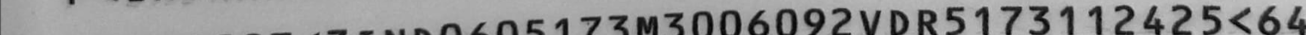
#> input picture scratch/line_1.png, 2611 x 70 px (shown at 1/2 size)
$ python -i specimen_generator.py   (imports and definitions only)
#> lines starting #> are read from the running program, lines starting #| are printed output that depends on the picture
#> further down, picture is the input picture: PIL image 2611x70 L; min 1, max 212, mean 144.3
"""
generators.specimen_generator
-----------------------------
Generates high-fidelity synthetic specimens with authentic Indian formats:
  1. Republic of India Passports (भारत गणराज्य / ICAO TD3 / IND)
  2. Republic of India Visas (Bureau of Immigration - BOI e-Visa)
  3. Indian Aadhaar Cards (UIDAI 12-Digit Verhoeff format)
  4. Indian PAN Cards (Income Tax Department)
  5. Live Traveler Portraits
"""

from dataclasses import dataclass
from datetime import date, timedelta
import math
import os
from pathlib import Path
import random
import re
from typing import Tuple, Dict, Any, Optional
import numpy as np
from PIL import Image, ImageDraw, ImageFont, ImageFilter

from core.validation.mrz_validator import (
    PassportMRZFields,
    pad_mrz,
    compute_check_digit,
)
from core.validation.rule_engine import generate_verhoeff_aadhaar

W_PASS, H_PASS = 1050, 780
W_CARD, H_CARD = 960, 600
W_VISA, H_VISA = 980, 680

INDIAN_FIRST_NAMES = ["AARYAMAN", "PRIYA", "RAVI", "MEERA", "SANJAY", "KAVITA", "ROHIT", "ANJALI", "VIKRAM", "NEHA", "AMIT", "POOJA", "RAHUL", "DIVYA"]
INDIAN_SURNAMES = ["RANA", "SHARMA", "VERMA", "GUPTA", "RAO", "PATEL", "SINGH", "REDDY", "NAIR", "MEHTA", "IYER", "CHAUHAN", "JOSHI", "MALHOTRA"]
INDIAN_CITIES = ["NEW DELHI", "MUMBAI", "BENGALURU", "CHANDIGARH", "HYDERABAD", "CHENNAI", "KOLKATA", "AHMEDABAD", "PUNE", "JAIPUR"]


def _get_font(size: int, bold: bool = False, mono: bool = False) -> ImageFont.ImageFont:
    """Load system font cleanly across macOS and Linux."""
    font_candidates = []
    if os.name == "nt":
        if mono:
            font_candidates = [r"C:\Windows\Fonts\cour.ttf", r"C:\Windows\Fonts\consola.ttf"]
        elif bold:
            font_candidates = [r"C:\Windows\Fonts\arialbd.ttf", r"C:\Windows\Fonts\calibrib.ttf"]
        else:
            font_candidates = [r"C:\Windows\Fonts\arial.ttf", r"C:\Windows\Fonts\calibri.ttf"]
    else:
        if mono:
            font_candidates = ["/System/Library/Fonts/Courier.dfont", "/Library/Fonts/Courier New.ttf", "/usr/share/fonts/truetype/dejavu/DejaVuSansMono.ttf"]
        elif bold:
            font_candidates = ["/System/Library/Fonts/Helvetica.ttc", "/Library/Fonts/Arial Bold.ttf", "/usr/share/fonts/truetype/dejavu/DejaVuSans-Bold.ttf"]
        else:
            font_candidates = ["/System/Library/Fonts/Helvetica.ttc", "/Library/Fonts/Arial.ttf", "/usr/share/fonts/truetype/dejavu/DejaVuSans.ttf"]

    for cand in font_candidates:
        if cand and Path(cand).exists():
            try:
                return ImageFont.truetype(cand, size)
            except Exception:
                pass
    return ImageFont.load_default()


# [61 lines left out: functions _draw_guilloche, _draw_synthetic_portrait, _draw_synthetic_qr, _add_print_grain, not called in this run]


def _draw_indian_immigration_stamp(img: Image.Image, airport="IGI AIRPORT (DELHI)", date_str="15 MAR 2026", color=(180, 30, 40), pos=(560, 340), forged_digital=False) -> Image.Image:
    """Draw a circular Bureau of Immigration (BOI) Indian Airport entry stamp."""
#> called with airport = 'IGI AIRPORT (DELHI)', date_str = '15 MAR 2026', color = (180, 30, 40), pos = (560, 340), forged_digital = False
    overlay = Image.new("RGBA", img.size, (0, 0, 0, 0))
#> overlay: PIL image 2611x70 RGBA; every value is 0
    d = ImageDraw.Draw(overlay)
    x, y = pos
    r = 75

    d.ellipse([x - r, y - r, x + r, y + r], outline=(*color, 210), width=4)
    d.ellipse([x - r + 8, y - r + 8, x + r - 8, y + r - 8], outline=(*color, 160), width=1)

    f_stamp = _get_font(11, bold=True)
    f_date = _get_font(13, bold=True)
    d.text((x - 62, y - 30), "IMMIGRATION - BOI", font=f_stamp, fill=(*color, 220))
    d.text((x - 45, y - 5), date_str, font=f_date, fill=(*color, 230))
    d.text((x - 60, y + 25), airport, font=f_stamp, fill=(*color, 220))

    if not forged_digital:
        overlay = overlay.filter(ImageFilter.GaussianBlur(radius=1.5))
        stamp_np = np.asarray(overlay).astype(np.int16)
        noise = np.random.normal(0, 10, stamp_np.shape).astype(np.int16)
        stamp_np = np.clip(stamp_np + noise, 0, 255).astype(np.uint8)
        overlay = Image.fromarray(stamp_np)
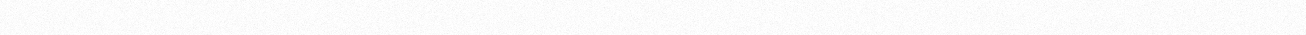
#> overlay: PIL image 2611x70 RGBA (shown at 1/2 size); mean R, G, B, A 3.8, 3.8, 3.7, 3.8; transparent parts drawn white

    overlay = overlay.rotate(-8, resample=Image.BICUBIC, center=pos)
    return Image.alpha_composite(img.convert("RGBA"), overlay).convert("RGB")


# ==============================================================================
# SPECIMEN GENERATORS (INDIAN PASSPORT, VISA, AADHAAR)
# ==============================================================================

# [311 lines left out: functions generate_passport_specimen, generate_visa_specimen, generate_aadhaar_card_specimen, generate_traveler_live_photo, not called in this run]

>>> from PIL import Image
>>> picture = Image.open('../scratch/line_1.png')
>>> result = _draw_indian_immigration_stamp(picture)
